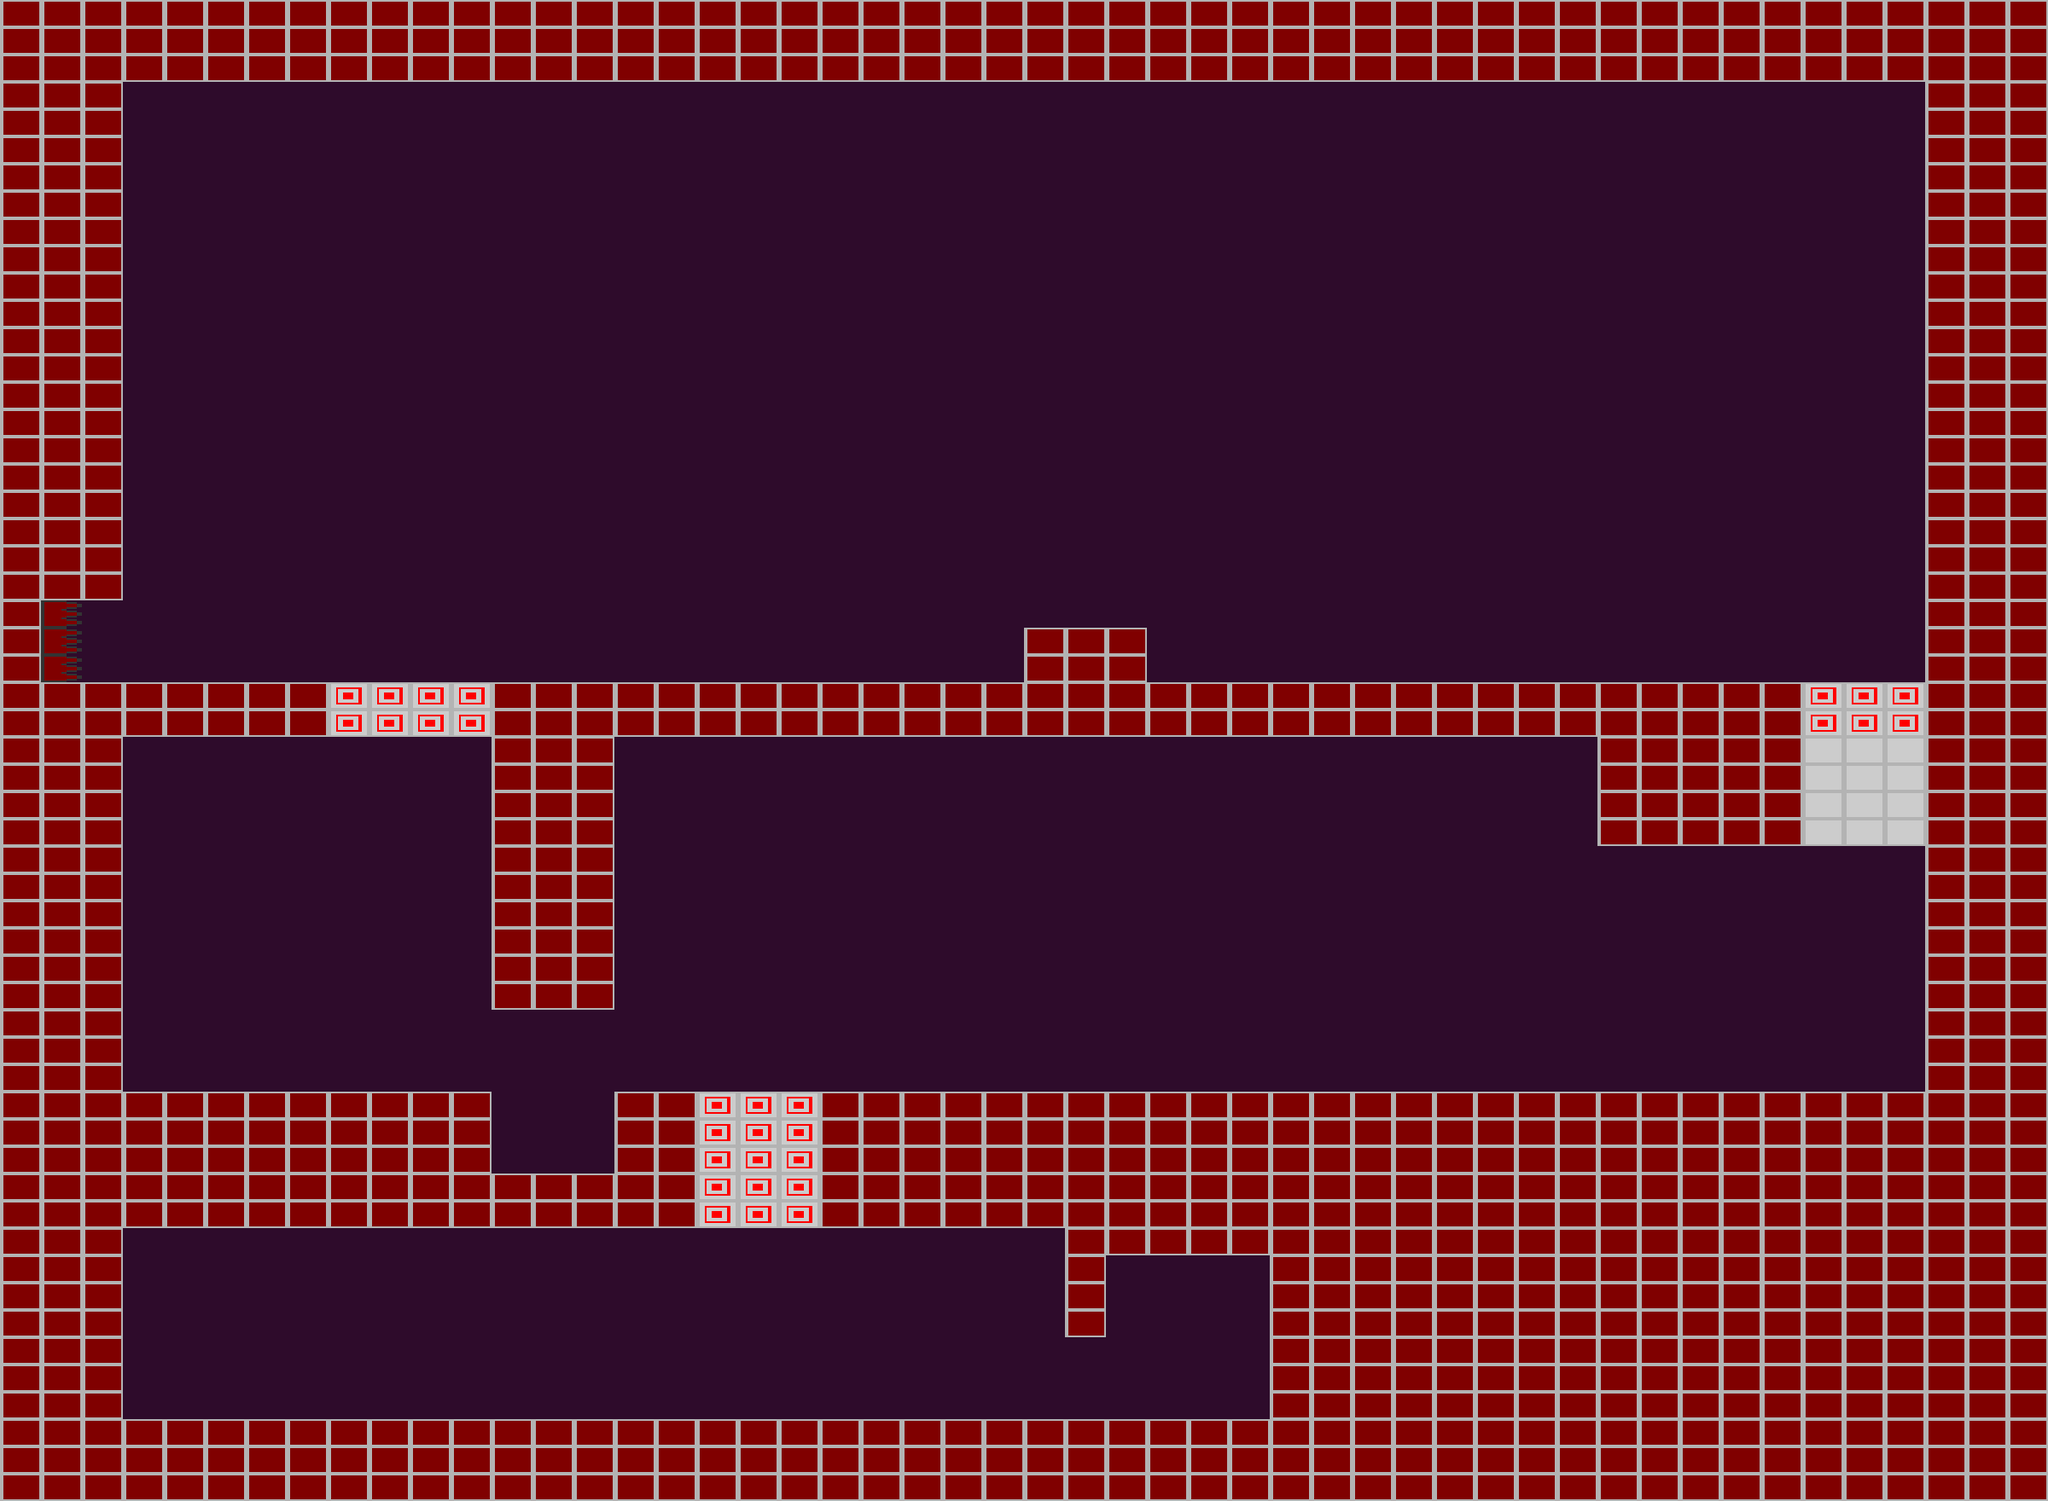

Tiled map render using the project's own tile images. Description and the map definition, with tile-layer contents summarised, below:
An orthogonal 50x55 tile map with 48x32 px tiles, 3 tile layers (background, ladders, platforms) and 20 objects (6x Seeker, 3x Slime, 3x EndLevel, 3x Tree, CheckPoint, ...).

<map version="1.0" orientation="orthogonal" width="50" height="55" tilewidth="48" tileheight="32" backgroundcolor="#2e0b2b">
 <properties>
  <property name="LevelType" value="NoMachine" />
  <property name="Lighting" value="Dark" />
  <property name="Title" value="Seekers Unite" />
 </properties>
 <tileset firstgid="1" name="level_tiles" tilewidth="48" tileheight="32">
  <image source="level_tiles_2.png" width="192" height="128" />
 </tileset>
 <layer name="background" width="50" height="55">
  <data>[2750 cells, 0 non-empty, 0 distinct tile ids]</data>
 </layer>
 <layer name="ladders" width="50" height="55">
  <data>[2750 cells, 0 non-empty, 0 distinct tile ids]</data>
 </layer>
 <layer name="platforms" width="50" height="55">
  <data>[2750 cells, 1078 non-empty, 4 distinct tile ids]</data>
 </layer>
 <objectgroup name="objects" width="50" height="55">
  <object name="CheckPoint1" type="CheckPoint" x="144" y="768" width="48" height="32" />
  <object name="Slime" type="Slime" x="672" y="768" width="48" height="32">
   <properties>
    <property name="Speed" value="1.25" />
    <property name="StartDir" value="1" />
   </properties>
  </object>
  <object name="Seeker" type="Seeker" x="864" y="512" width="48" height="32">
   <properties>
    <property name="Speed" value="1.0" />
   </properties>
  </object>
  <object name="Slime" type="Slime" x="1056" y="1248" width="48" height="32">
   <properties>
    <property name="Speed" value="1.5" />
    <property name="StartDir" value="-1" />
   </properties>
  </object>
  <object name="Switch" type="Switch" x="1296" y="1248" width="48" height="32">
   <properties>
    <property name="Code" value="1" />
    <property name="State" value="0" />
   </properties>
  </object>
  <object name="MovingBlock" type="MovingBlock" x="576" y="1248" width="48" height="32">
   <properties>
    <property name="Move" value="Vertical" />
    <property name="PauseBottom" value="-1" />
    <property name="PauseTop" value="0.25" />
    <property name="Speed" value="1.0" />
    <property name="StartDir" value="-1" />
    <property name="Switch" value="1" />
   </properties>
  </object>
  <object name="Slime" type="Slime" x="1536" y="768" width="48" height="32">
   <properties>
    <property name="Speed" value="1.25" />
    <property name="StartDir" value="-1" />
   </properties>
  </object>
  <object name="Collectible" type="Collectible" x="2064" y="1248" width="48" height="32">
   <properties>
    <property name="CollectType" value="OneEnergy" />
   </properties>
  </object>
  <object name="EndLevel" type="EndLevel" x="1392" y="1632" width="48" height="32">
   <properties>
    <property name="Clone" value="1" />
    <property name="State" value="500" />
    <property name="Time" value="40" />
   </properties>
  </object>
  <object name="EndLevel" type="EndLevel" x="1344" y="1632" width="48" height="32">
   <properties>
    <property name="Clone" value="0" />
    <property name="State" value="500" />
    <property name="Time" value="30" />
   </properties>
  </object>
  <object name="EndLevel" type="EndLevel" x="1440" y="1632" width="48" height="32">
   <properties>
    <property name="Clone" value="2" />
    <property name="State" value="500" />
    <property name="Time" value="50" />
   </properties>
  </object>
  <object name="Tree" type="Tree" x="1392" y="1472" width="48" height="32">
   <properties>
    <property name="Base" value="LightBulb" />
    <property name="Light" value="Alarm" />
    <property name="LightRange" value="1.0" />
    <property name="startDir" value="-1" />
   </properties>
  </object>
  <object name="LevelStartCamera" type="LevelStartCamera" x="1296" y="1504" width="48" height="32" />
  <object name="Tree" type="Tree" x="1920" y="992" width="48" height="32">
   <properties>
    <property name="Base" value="LightBulb" />
    <property name="Light" value="Alarm" />
    <property name="LightRange" value="1.0" />
    <property name="startDir" value="-1" />
   </properties>
  </object>
  <object name="Tree" type="Tree" x="288" y="864" width="48" height="32">
   <properties>
    <property name="Base" value="LightBulb" />
    <property name="Light" value="Alarm" />
    <property name="LightRange" value="1.5" />
    <property name="startDir" value="-1" />
   </properties>
  </object>
  <object name="Seeker" type="Seeker" x="864" y="1024" width="48" height="32">
   <properties>
    <property name="Speed" value="1.0" />
   </properties>
  </object>
  <object name="Seeker" type="Seeker" x="1440" y="352" width="48" height="32">
   <properties>
    <property name="Speed" value="1.0" />
   </properties>
  </object>
  <object name="Seeker" type="Seeker" x="1440" y="1152" width="48" height="32">
   <properties>
    <property name="Speed" value="1.0" />
   </properties>
  </object>
  <object name="Seeker" type="Seeker" x="1968" y="1024" width="48" height="32">
   <properties>
    <property name="Speed" value="1.0" />
   </properties>
  </object>
  <object name="Seeker" type="Seeker" x="1968" y="512" width="48" height="32">
   <properties>
    <property name="Speed" value="1.0" />
   </properties>
  </object>
 </objectgroup>
</map>